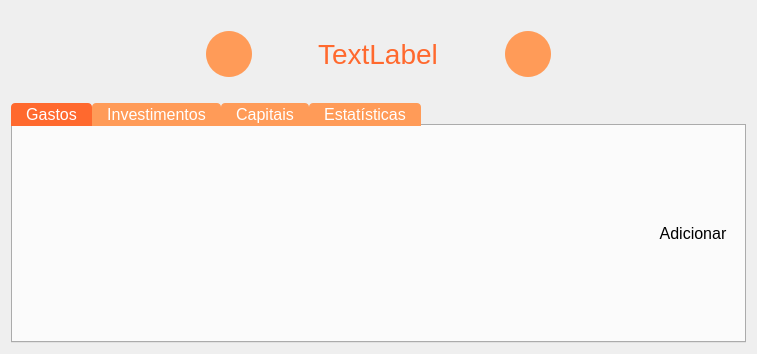
<?xml version="1.0" encoding="UTF-8"?>
<ui version="4.0">
 <class>MainWindow</class>
 <widget class="QMainWindow" name="MainWindow">
  <property name="windowModality">
   <enum>Qt::NonModal</enum>
  </property>
  <property name="enabled">
   <bool>true</bool>
  </property>
  <property name="geometry">
   <rect>
    <x>0</x>
    <y>0</y>
    <width>757</width>
    <height>354</height>
   </rect>
  </property>
  <property name="font">
   <font>
    <family>Segoe UI</family>
    <pointsize>12</pointsize>
   </font>
  </property>
  <property name="mouseTracking">
   <bool>false</bool>
  </property>
  <property name="acceptDrops">
   <bool>false</bool>
  </property>
  <property name="windowTitle">
   <string>Vida Financeira</string>
  </property>
  <property name="windowIcon">
   <iconset resource="icons.qrc">
    <normaloff>:/Icons/main_icon.png</normaloff>:/Icons/main_icon.png</iconset>
  </property>
  <property name="layoutDirection">
   <enum>Qt::LeftToRight</enum>
  </property>
  <property name="autoFillBackground">
   <bool>true</bool>
  </property>
  <property name="styleSheet">
   <string notr="true">#MainWindow{
visibility: &quot;Maximized&quot;;
}</string>
  </property>
  <widget class="QWidget" name="centralWidget">
   <property name="enabled">
    <bool>true</bool>
   </property>
   <property name="autoFillBackground">
    <bool>true</bool>
   </property>
   <layout class="QVBoxLayout" name="verticalLayout">
    <item>
     <layout class="QGridLayout" name="userInfosGrid" rowminimumheight="0">
      <property name="sizeConstraint">
       <enum>QLayout::SetFixedSize</enum>
      </property>
     </layout>
    </item>
    <item>
     <layout class="QGridLayout" name="mesSelections">
      <property name="topMargin">
       <number>20</number>
      </property>
      <property name="bottomMargin">
       <number>20</number>
      </property>
      <item row="0" column="1" alignment="Qt::AlignHCenter">
       <widget class="QLabel" name="labelMes">
        <property name="font">
         <font>
          <pointsize>-1</pointsize>
         </font>
        </property>
        <property name="styleSheet">
         <string notr="true">QLabel{
	color:rgb(255, 105, 46);
	text-transform: uppercase;
	font-size: 28px;
	font-weight: 2px;
}</string>
        </property>
        <property name="text">
         <string>TextLabel</string>
        </property>
        <property name="textFormat">
         <enum>Qt::PlainText</enum>
        </property>
        <property name="alignment">
         <set>Qt::AlignCenter</set>
        </property>
       </widget>
      </item>
      <item row="0" column="0" alignment="Qt::AlignRight">
       <widget class="QPushButton" name="mesAnterior">
        <property name="minimumSize">
         <size>
          <width>46</width>
          <height>46</height>
         </size>
        </property>
        <property name="cursor">
         <cursorShape>PointingHandCursor</cursorShape>
        </property>
        <property name="styleSheet">
         <string notr="true">#mesAnterior{
	background-color: rgb(255, 155, 88);
	border-style: solid;
	border-radius:23px;
	max-width:46px;
	max-height:46px;
	min-width:46px;
	min-height:46px;
}</string>
        </property>
        <property name="icon">
         <iconset resource="icons.qrc">
          <normaloff>:/Icons/if_previous_308957.png</normaloff>:/Icons/if_previous_308957.png</iconset>
        </property>
        <property name="iconSize">
         <size>
          <width>35</width>
          <height>35</height>
         </size>
        </property>
        <property name="autoDefault">
         <bool>false</bool>
        </property>
        <property name="default">
         <bool>false</bool>
        </property>
        <property name="flat">
         <bool>true</bool>
        </property>
       </widget>
      </item>
      <item row="0" column="2" alignment="Qt::AlignLeft">
       <widget class="QPushButton" name="mesSeguin">
        <property name="minimumSize">
         <size>
          <width>46</width>
          <height>46</height>
         </size>
        </property>
        <property name="font">
         <font>
          <pointsize>12</pointsize>
         </font>
        </property>
        <property name="cursor">
         <cursorShape>PointingHandCursor</cursorShape>
        </property>
        <property name="styleSheet">
         <string notr="true">background-color: rgb(255, 155, 88);
border-style: solid;
border-radius:23px;
max-width:46px;
max-height:46px;
min-width:46px;
min-height:46px;</string>
        </property>
        <property name="icon">
         <iconset resource="icons.qrc">
          <normaloff>:/Icons/if_next_308956.png</normaloff>:/Icons/if_next_308956.png</iconset>
        </property>
        <property name="iconSize">
         <size>
          <width>35</width>
          <height>35</height>
         </size>
        </property>
        <property name="flat">
         <bool>true</bool>
        </property>
       </widget>
      </item>
     </layout>
    </item>
    <item>
     <widget class="QTabWidget" name="tabWidget">
      <property name="font">
       <font>
        <family>Segoe UI</family>
        <pointsize>12</pointsize>
       </font>
      </property>
      <property name="styleSheet">
       <string notr="true">::tab:selected {
    background-color: rgb(255, 105, 46);
	color:#FFF;
}
::tab {
	color:#FFF;
	background-color: rgb(255, 155, 88);
	border-top-left-radius: 4px;
    border-top-right-radius: 4px;
	padding: 2px 15px;
}
::tab:hover {
  background: qlineargradient(x1: 0, y1: 0, x2: 0, y2: 1,
                                stop: 0 #ff9b58, stop: 0.4 #ff7037,
                                stop: 0.5 #ff7037, stop: 1.0 #ff9b58);
}</string>
      </property>
      <property name="currentIndex">
       <number>0</number>
      </property>
      <widget class="QWidget" name="tabGasto">
       <attribute name="title">
        <string>Gastos</string>
       </attribute>
       <layout class="QVBoxLayout" name="verticalLayout_3">
        <item>
         <layout class="QGridLayout" name="layoutGastos">
          <item row="2" column="0">
           <layout class="QGridLayout" name="gridLayoutGasto"/>
          </item>
          <item row="1" column="0">
           <layout class="QGridLayout" name="gridLayoutControlButtons">
            <item row="0" column="3" alignment="Qt::AlignLeft">
             <widget class="QPushButton" name="addGastoButton">
              <property name="font">
               <font>
                <family>Segoe UI</family>
                <pointsize>12</pointsize>
               </font>
              </property>
              <property name="cursor">
               <cursorShape>PointingHandCursor</cursorShape>
              </property>
              <property name="layoutDirection">
               <enum>Qt::RightToLeft</enum>
              </property>
              <property name="text">
               <string>Adicionar</string>
              </property>
              <property name="icon">
               <iconset resource="icons.qrc">
                <normaloff>:/Icons/icons8-plus.svg</normaloff>:/Icons/icons8-plus.svg</iconset>
              </property>
              <property name="iconSize">
               <size>
                <width>40</width>
                <height>40</height>
               </size>
              </property>
              <property name="flat">
               <bool>true</bool>
              </property>
             </widget>
            </item>
           </layout>
          </item>
         </layout>
        </item>
       </layout>
      </widget>
      <widget class="QWidget" name="tabInvestimentos">
       <attribute name="title">
        <string>Investimentos</string>
       </attribute>
       <layout class="QVBoxLayout" name="verticalLayout_4">
        <item>
         <layout class="QGridLayout" name="layoutInvestimentos">
          <item row="0" column="0" alignment="Qt::AlignLeft">
           <widget class="QPushButton" name="addInvestimentos">
            <property name="font">
             <font>
              <family>Segoe UI</family>
              <pointsize>12</pointsize>
             </font>
            </property>
            <property name="layoutDirection">
             <enum>Qt::RightToLeft</enum>
            </property>
            <property name="text">
             <string>Adicionar</string>
            </property>
            <property name="icon">
             <iconset resource="icons.qrc">
              <normaloff>:/Icons/icons8-plus.svg</normaloff>:/Icons/icons8-plus.svg</iconset>
            </property>
            <property name="iconSize">
             <size>
              <width>40</width>
              <height>40</height>
             </size>
            </property>
            <property name="flat">
             <bool>true</bool>
            </property>
           </widget>
          </item>
         </layout>
        </item>
       </layout>
      </widget>
      <widget class="QWidget" name="tabCapitais">
       <property name="font">
        <font>
         <family>Segoe UI</family>
         <pointsize>12</pointsize>
        </font>
       </property>
       <attribute name="title">
        <string>Capitais</string>
       </attribute>
       <layout class="QVBoxLayout" name="verticalLayout_5">
        <item>
         <layout class="QGridLayout" name="layoutCapitais">
          <item row="0" column="0" alignment="Qt::AlignLeft">
           <widget class="QPushButton" name="addCapitais">
            <property name="font">
             <font>
              <family>Segoe UI</family>
              <pointsize>12</pointsize>
             </font>
            </property>
            <property name="layoutDirection">
             <enum>Qt::RightToLeft</enum>
            </property>
            <property name="text">
             <string>Adicionar</string>
            </property>
            <property name="icon">
             <iconset resource="icons.qrc">
              <normaloff>:/Icons/icons8-plus.svg</normaloff>:/Icons/icons8-plus.svg</iconset>
            </property>
            <property name="iconSize">
             <size>
              <width>40</width>
              <height>40</height>
             </size>
            </property>
            <property name="flat">
             <bool>true</bool>
            </property>
           </widget>
          </item>
         </layout>
        </item>
       </layout>
      </widget>
      <widget class="QWidget" name="tabEstatisticas">
       <property name="font">
        <font>
         <family>Segoe UI</family>
         <pointsize>12</pointsize>
        </font>
       </property>
       <attribute name="title">
        <string>Estatísticas</string>
       </attribute>
       <layout class="QVBoxLayout" name="verticalLayout_2">
        <item>
         <layout class="QGridLayout" name="gridLayoutEstatisticas" rowminimumheight="0">
          <property name="sizeConstraint">
           <enum>QLayout::SetMinAndMaxSize</enum>
          </property>
          <property name="spacing">
           <number>0</number>
          </property>
         </layout>
        </item>
       </layout>
      </widget>
     </widget>
    </item>
   </layout>
  </widget>
 </widget>
 <layoutdefault spacing="6" margin="11"/>
 <resources>
  <include location="icons.qrc"/>
 </resources>
 <connections/>
</ui>
